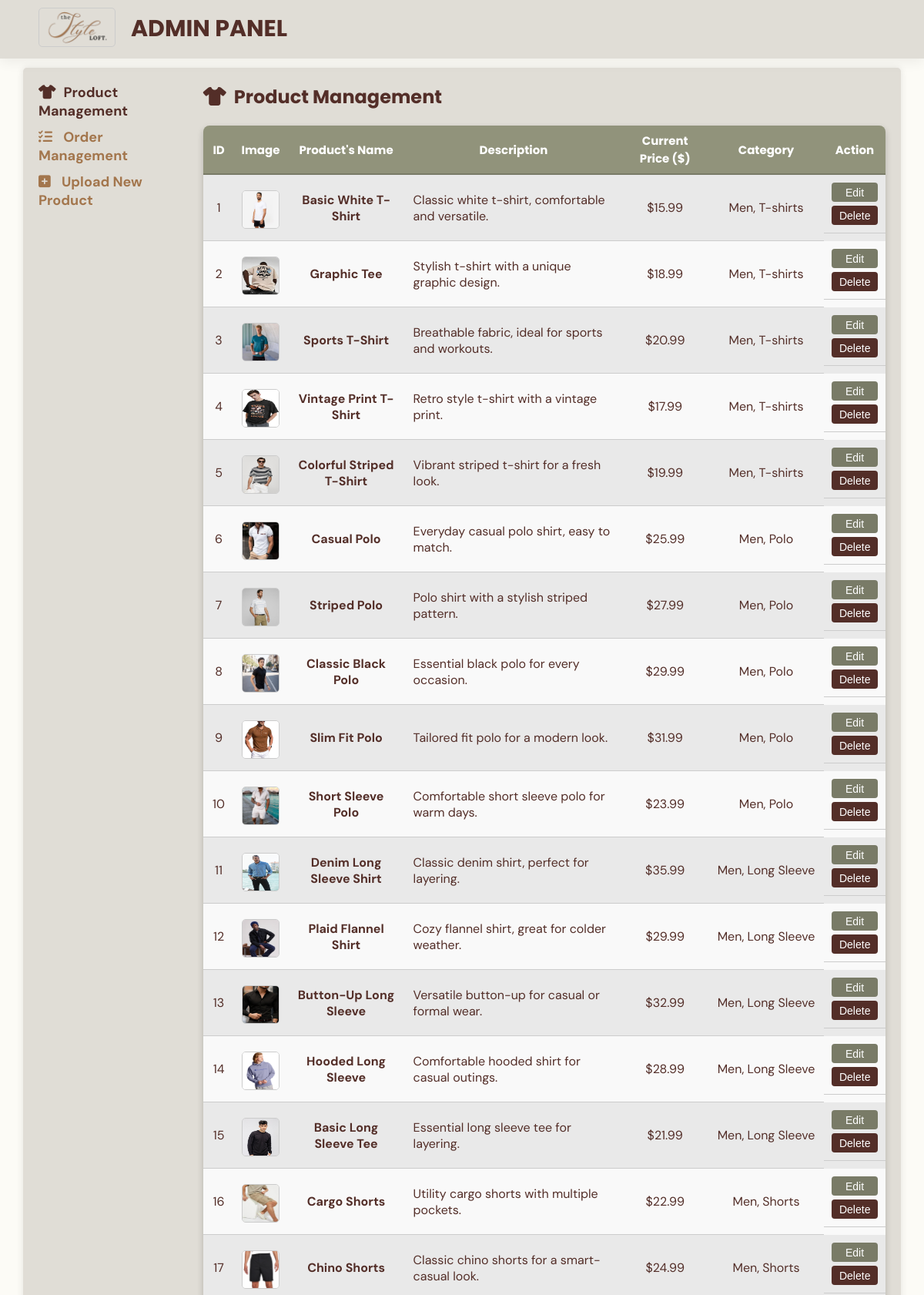
/src/productManagement.php (upper part), run on the app's committed database.
### tables this page shows
CREATE TABLE products (
    productId INT PRIMARY KEY AUTO_INCREMENT,
    productName VARCHAR(100) NOT NULL,
    descrip TEXT,
    price DECIMAL(10, 2) NOT NULL,
    productImage VARCHAR(200) NOT NULL,

    categoryId INT,
    FOREIGN KEY (categoryId) REFERENCES categories(categoryId) ON DELETE SET NULL
);

CREATE TABLE categories (
    categoryId INT PRIMARY KEY AUTO_INCREMENT,
    gender VARCHAR(50) NOT NULL,
    category VARCHAR(50) NOT NULL
);

### src/productManagement.php (the view, shortened to what this page needs)
<!DOCTYPE html>
<html lang="en">
<head>
<link rel="stylesheet" href="../static/css/adminPanelGeneral.css">
<link rel="stylesheet" href="../static/css/productManagement.css">
</head>
<body>
    <header>
        <a href="#"><img src="../static/asset/image/logo.png" class="logo" alt="logo"></a>
        <h2>ADMIN PANEL</h2>
    </header>
    <div id="wrapper">
        <div>
            <nav>
                <ul>
                    <li><a href="productManagement.php" class="active">
                        <i class="fa-solid fa-shirt"></i>Product Management</a></li>
                    <li><a href="orderManagement.php">
                        <i class="fa-solid fa-list-check"></i> Order Management</a></li>
                    <li><a href="uploadNew.php">
                        <i class="fa-solid fa-square-plus"></i> Upload New Product</a></li>
                </ul>
            </nav>
        </div>
        <div id="rightColumn">
            <h2><i class="fa-solid fa-shirt"></i>Product Management</h2>
            <table>
                <thead>
                    <tr>
                        <th>ID</th>
                        <th>Image</th>
                        <th>Product's Name</th>
                        <th>Description</th>
                        <th>Current Price ($)</th>
                        <th>Category</th>
                        <th>Action</th>
                    </tr>
                </thead>
                <tbody>
                <?php
                $db = new mysqli('localhost', 'root', '', 'myStyleLoft');
                $query = "SELECT * FROM products JOIN categories ON products.categoryId = categories.categoryId";
                $result = $db->query($query);
                if ($result) {
                    while ($row = $result->fetch_assoc()) {
                        echo "<tr>";
                        echo '<td id="productId">'.$row['productId'].'</td>';
                        echo '<td><img src="'.$row['productImage'].'"></td>';
                        echo '<td>'.htmlspecialchars($row['productName']).'</td>';
                        echo '<td>'.htmlspecialchars($row['descrip']).'</td>';
                        echo '<td>$'.number_format($row['price'], 2).'</td>';
                        echo '<td>'.htmlspecialchars($row['gender']).', '.htmlspecialchars($row['category']).'</td>';
                        echo '<td><button type="button" id="edit" onclick="window.location.href=\'editDetails.php?id=' . $row['productId'] . '\'">Edit</button>';
                        echo '<button type="button" id="delete">Delete</button></td>';
                        echo "</tr>";
                    }
                } else {
                    echo "<tr><td colspan='7'>No products found.</td></tr>";
                }
                ?>
                </tbody>
            </table>
        </div>
    </div>
</body>
</html>

### static/css/adminPanelGeneral.css (style rules this page uses)
* { margin: 0; padding: 0; box-sizing: border-box; }
body { font-family: 'DM Sans', sans-serif; color: #532e28; background-color: #fcfbf6; margin: 0; padding: 0; }
h2, h3 { font-family: 'Poppins', sans-serif; color: #a3764d; }
header { text-align: center; display: flex; padding: 10px 50px; background-color: #E0DDD6; box-shadow: 0 5px 15px rgba(0, 0,0 , 0.06); z-index: 999; position: sticky; top: 0; }
header img { width: 100px; padding: 0; margin: 0; }
header h2 { font-size: 30px; font-weight: bold; padding-left: 20px; padding-top: 5px; color:#532e28; }
#wrapper { width: 95%; max-width: 1500px; min-width:600px; display: flex; background-color: #e0ddd6; margin: 1% auto; padding: 20px; border-radius: 5px; box-shadow: 0px 0px 10px rgba(0, 0, 0, 0.1); }
#wrapper h2 { color: #532e28; }
nav { text-align: left; font-size: 18px; color:#532e28; padding-right: 20px; }
nav li { list-style: none; font-weight: bold; padding-bottom: 10px; }
nav i { color: #a3764d; padding-right: 10px; font-size: 18px; }
nav a { text-decoration: none; color: #a3764d; }
nav li a.active { color: #532e28; }
nav a.active i { color: #532e28; }
#rightColumn { padding-left: 30px; }
#rightColumn h2 { color:#532e28; margin-bottom: 20px; }
i { padding-right: 10px; }

### static/css/productManagement.css (style rules this page uses)
table { width: 100%; border-spacing: 0; border-radius: 8px; overflow: hidden; box-shadow: 0 4px 8px rgba(0, 0, 0, 0.2); }
thead th { background-color: #91937B; color: #fff; padding: 8px; text-align: center; font-weight: bold; border-bottom: 2px solid #797b67; font-family: 'Poppins'; font-size: 15px; }
tbody tr:nth-child(even) { background-color: #f9f9f9; }
tbody tr:nth-child(odd) { background-color: #e9e9e9; }
td { text-align: center; padding: 10px; border-bottom: 1px solid #ccc; align-items: center; }
td:nth-child(3) { font-weight: bold; }
td:nth-child(4) { text-align: left; }
td:nth-child(7) { display: flex; margin: auto; justify-content: space-around; flex-wrap: wrap; align-items: stretch; align-content: center; flex-direction: column; }
td img { width: 50px; height: 50px; border-radius: 5px; }
td button { width: 60px; height: 25px; color: white; padding: 5px 10px; border: none; border-radius: 4px; cursor: pointer; font-size: 14px; }
td button#edit { background-color: #797b67; }
td button#delete { background-color: #532e28; margin-top: 5px; }
img { margin-top: 10px; max-width: 100%; height: auto; border: 1px solid #ccc; border-radius: 5px; }

### data on the page
products: productId "1", productImage (picture), productName "Basic White T-Shirt", descrip "Classic white t-shirt, comfortable and versatile.", price "15.99", categoryId.gender "Men", categoryId.category "T-shirts"
products: productId "2", productImage (picture), productName "Graphic Tee", descrip "Stylish t-shirt with a unique graphic design.", price "18.99", categoryId.gender "Men", categoryId.category "T-shirts"
products: productId "3", productImage (picture), productName "Sports T-Shirt", descrip "Breathable fabric, ideal for sports and workouts.", price "20.99", categoryId.gender "Men", categoryId.category "T-shirts"
products: productId "4", productImage (picture), productName "Vintage Print T-Shirt", descrip "Retro style t-shirt with a vintage print.", price "17.99", categoryId.gender "Men", categoryId.category "T-shirts"
products: productId "5", productImage (picture), productName "Colorful Striped T-Shirt", descrip "Vibrant striped t-shirt for a fresh look.", price "19.99", categoryId.gender "Men", categoryId.category "T-shirts"
products: productId "6", productImage (picture), productName "Casual Polo", descrip "Everyday casual polo shirt, easy to match.", price "25.99", categoryId.gender "Men", categoryId.category "Polo"
products: productId "7", productImage (picture), productName "Striped Polo", descrip "Polo shirt with a stylish striped pattern.", price "27.99", categoryId.gender "Men", categoryId.category "Polo"
products: productId "8", productImage (picture), productName "Classic Black Polo", descrip "Essential black polo for every occasion.", price "29.99", categoryId.gender "Men", categoryId.category "Polo"
products: productId "9", productImage (picture), productName "Slim Fit Polo", descrip "Tailored fit polo for a modern look.", price "31.99", categoryId.gender "Men", categoryId.category "Polo"
products: productId "10", productImage (picture), productName "Short Sleeve Polo", descrip "Comfortable short sleeve polo for warm days.", price "23.99", categoryId.gender "Men", categoryId.category "Polo"
products: productId "11", productImage (picture), productName "Denim Long Sleeve Shirt", descrip "Classic denim shirt, perfect for layering.", price "35.99", categoryId.gender "Men", categoryId.category "Long Sleeve"
products: productId "12", productImage (picture), productName "Plaid Flannel Shirt", descrip "Cozy flannel shirt, great for colder weather.", price "29.99", categoryId.gender "Men", categoryId.category "Long Sleeve"
products: productId "13", productImage (picture), productName "Button-Up Long Sleeve", descrip "Versatile button-up for casual or formal wear.", price "32.99", categoryId.gender "Men", categoryId.category "Long Sleeve"
products: productId "14", productImage (picture), productName "Hooded Long Sleeve", descrip "Comfortable hooded shirt for casual outings.", price "28.99", categoryId.gender "Men", categoryId.category "Long Sleeve"
products: productId "15", productImage (picture), productName "Basic Long Sleeve Tee", descrip "Essential long sleeve tee for layering.", price "21.99", categoryId.gender "Men", categoryId.category "Long Sleeve"
products: productId "16", productImage (picture), productName "Cargo Shorts", descrip "Utility cargo shorts with multiple pockets.", price "22.99", categoryId.gender "Men", categoryId.category "Shorts"
products: productId "17", productImage (picture), productName "Chino Shorts", descrip "Classic chino shorts for a smart-casual look.", price "24.99", categoryId.gender "Men", categoryId.category "Shorts"
